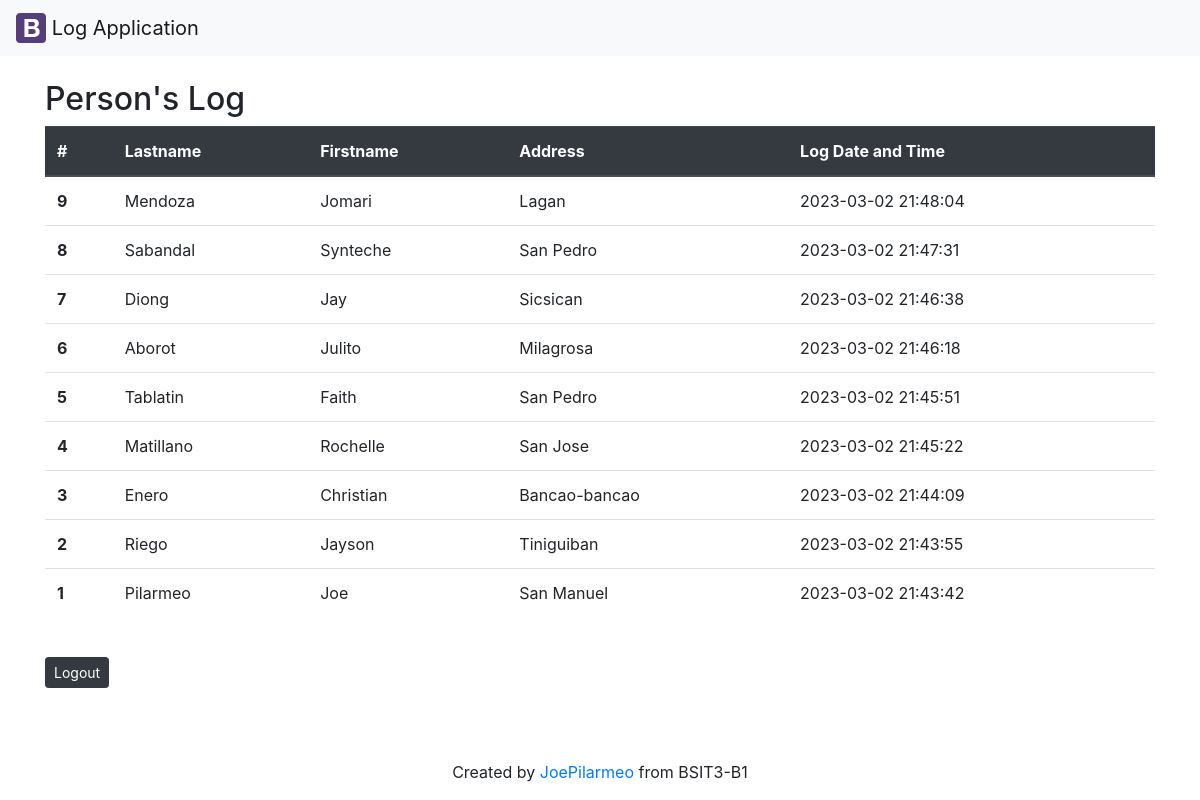
The page /guestboook-list.php on the database its author committed.
### tables this page shows
CREATE TABLE `person` (
  `user_id` int(11) NOT NULL,
  `last_name` text NOT NULL,
  `first_name` text NOT NULL,
  `address` text NOT NULL,
  `logdt` datetime NOT NULL DEFAULT current_timestamp()
);

### guestboook-list.php (the view, shortened to what this page needs)
<?php
require_once('config/db.php');
$query_db = "SELECT * FROM person ORDER BY user_id DESC";
$query = mysqli_query($conn, $query_db);
if (mysqli_num_rows($query) > 0) {
    $persons = mysqli_fetch_all($query, MYSQLI_ASSOC);
  } else {
    $persons = [];
  }
?>
<?php include('inc/header.php'); ?>
	<div class="container">
    <br/>
		<h2>Person's Log</h2>
        <table class="table">
                <thead class="thead-dark">
                    <tr>
                    <th scope="col">#</th>
                    <th scope="col">Lastname</th>
                    <th scope="col">Firstname</th>
                    <th scope="col">Address</th>
                    <th scope="col">Log Date and Time</th>
                    </tr>
                </thead>
			<div class="well">
                <tbody>
                <?php foreach($persons as $person) : ?>
                    <tr>
                    <th scope="row"><?php echo $person['user_id'];?></th>
                    <td><?php echo $person['last_name'];?></td>
                    <td><?php echo $person['first_name'];?></td>
                    <td><?php echo $person['address'];?></td>
                    <td><?php echo $person['logdt'];?></td>
                    </tr>
                <?php endforeach; ?>
                </tbody>
            </div>
        </table>
        <br/>
            <button type="button" class="btn btn-dark btn-sm" onclick="document.location='guestboook-login.php'">Logout</button>
</div>
<?php include('inc/footer.php'); ?>

### inc/header.php (shortened to what this page needs)
<!DOCTYPE html>
<html lang="en">
<head>
  <link rel="stylesheet" href="https://maxcdn.bootstrapcdn.com/bootstrap/4.5.2/css/bootstrap.min.css">
</head>
<body class="d-flex flex-column min-vh-100">
	<?php include('navbar.php'); ?>

### inc/navbar.php
<nav class="navbar navbar-light bg-light">
  <a class="navbar-brand" href="#">
    <img src="img/bootstrap.svg" width="30" height="30" class="d-inline-block align-top" alt="" loading="lazy">
    Log Application
  </a>
</nav>

### inc/footer.php
<footer class="mastfoot mt-auto" style="text-align: center;">
    <div class="inner">
      <p>Created by <a href="https://github.com/JoePilarmeo">JoePilarmeo</a> from BSIT3-B1</p>
    </div>
</footer>
  </body>
</html>

### rows shown on the page
person: user_id "9", last_name "Mendoza", first_name "Jomari", address "Lagan", logdt "2023-03-02 21:48:04"
person: user_id "8", last_name "Sabandal", first_name "Synteche", address "San Pedro", logdt "2023-03-02 21:47:31"
person: user_id "7", last_name "Diong", first_name "Jay", address "Sicsican", logdt "2023-03-02 21:46:38"
person: user_id "6", last_name "Aborot", first_name "Julito", address "Milagrosa", logdt "2023-03-02 21:46:18"
person: user_id "5", last_name "Tablatin", first_name "Faith", address "San Pedro", logdt "2023-03-02 21:45:51"
person: user_id "4", last_name "Matillano", first_name "Rochelle", address "San Jose", logdt "2023-03-02 21:45:22"
person: user_id "3", last_name "Enero", first_name "Christian", address "Bancao-bancao", logdt "2023-03-02 21:44:09"
person: user_id "2", last_name "Riego", first_name "Jayson", address "Tiniguiban", logdt "2023-03-02 21:43:55"
person: user_id "1", last_name "Pilarmeo", first_name "Joe", address "San Manuel", logdt "2023-03-02 21:43:42"
